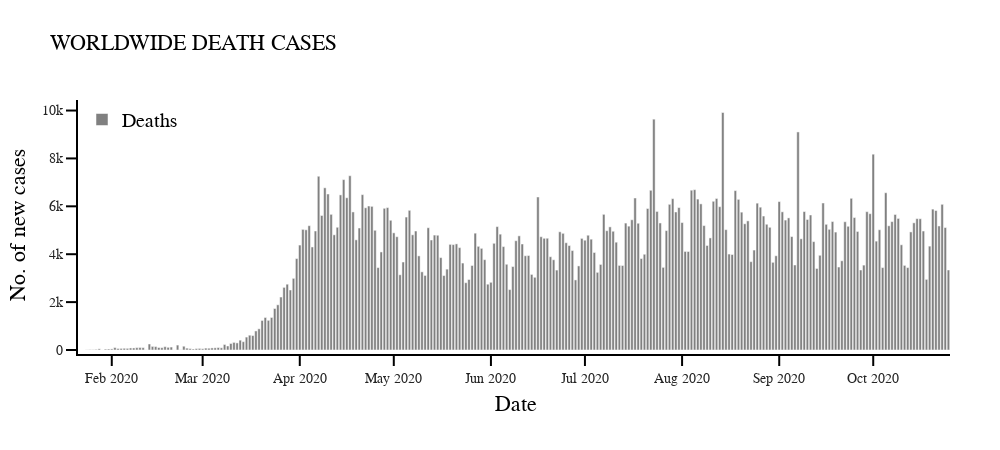

Notebook source saved alongside this figure:
### Code cell
fig = go.Figure(
    data=[go.Bar(x=day_wise['Date'],y=day_wise['New deaths'],marker_color='grey',name='Deaths'
               )]
   )
fig.update_layout(template='simple_white',showlegend=True)

fig.update_layout(
    hoverlabel=dict(
        bgcolor="white", 
        font_size=15, 
        font_family="Rockwell"
    )
)
fig.update_layout(hovermode='x unified',
                  autosize=False,
                  width=1000,
                  height=450,
                  margin=dict(
                      l=50,
                      r=50,
                      b=100,
                      t=100,
                      pad=4
                  ),
                  paper_bgcolor="white"
                 )
fig.update_layout(
    legend=dict(
        x=0,
        y=1,
        traceorder="reversed",
        title_font_family="Rockwell",
        font=dict(
            family="Rockwell",
            size=20,
            color="black"
        ),
       
    )
)
fig.update_layout(title='WORLDWIDE DEATH CASES',
                  title_font_family='Rockwell',
                  title_font_color='black',
                  title_font_size=22)
fig.update_xaxes(title_text='Date',
                 title_font_family='Rockwell',
                 title_font_color='black',
                 title_font_size=22,
                 ticks="outside", 
                 tickwidth=2, 
                 tickcolor='black', 
                 ticklen=10,
                 tickfont_size=14,
                 tickfont_family='Rockwell ',
                 showline=True, 
                 linewidth=2, 
                 linecolor='black'
                )
fig.update_yaxes(title_text='No. of new cases',
                 title_font_family='Rockwell',
                 title_font_color='black',
                 title_font_size=22,
                 ticks="outside", 
                 tickwidth=2, 
                 tickcolor='black', 
                 ticklen=10,
                 tickfont_size=14,
                 tickfont_family='Rockwell',
                 showline=True, 
                 linewidth=2, 
                 linecolor='black')

fig.show()

### Figure 1 — Plotly figure (JSON) as saved in the notebook; plotly's stock layout.template omitted (floating-point values rounded to 4 significant figures; data arrays with more than 128 entries replaced by an {"elided": "..."} marker saying what was removed)
{"data": [{"marker": {"color": "grey"}, "name": "Deaths", "type": "bar", "x": {"elided": "277 str values"}, "y": {"elided": "277 int values"}}], "layout": {"autosize": false, "height": 450, "hoverlabel": {"bgcolor": "white", "font": {"family": "Rockwell", "size": 15}}, "hovermode": "x unified", "legend": {"font": {"color": "black", "family": "Rockwell", "size": 20}, "title": {"font": {"family": "Rockwell"}}, "traceorder": "reversed", "x": 0, "y": 1}, "margin": {"b": 100, "l": 50, "pad": 4, "r": 50, "t": 100}, "paper_bgcolor": "white", "showlegend": true, "title": {"font": {"color": "black", "family": "Rockwell", "size": 22}, "text": "WORLDWIDE DEATH CASES"}, "width": 1000, "xaxis": {"linecolor": "black", "linewidth": 2, "showline": true, "tickcolor": "black", "tickfont": {"family": "Rockwell ", "size": 14}, "ticklen": 10, "ticks": "outside", "tickwidth": 2, "title": {"font": {"color": "black", "family": "Rockwell", "size": 22}, "text": "Date"}}, "yaxis": {"linecolor": "black", "linewidth": 2, "showline": true, "tickcolor": "black", "tickfont": {"family": "Rockwell", "size": 14}, "ticklen": 10, "ticks": "outside", "tickwidth": 2, "title": {"font": {"color": "black", "family": "Rockwell", "size": 22}, "text": "No. of new cases"}}}}
